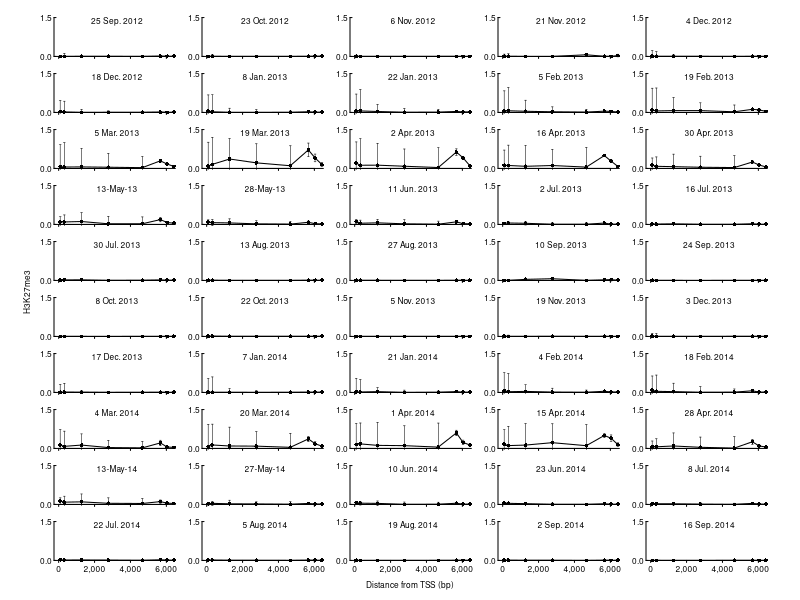
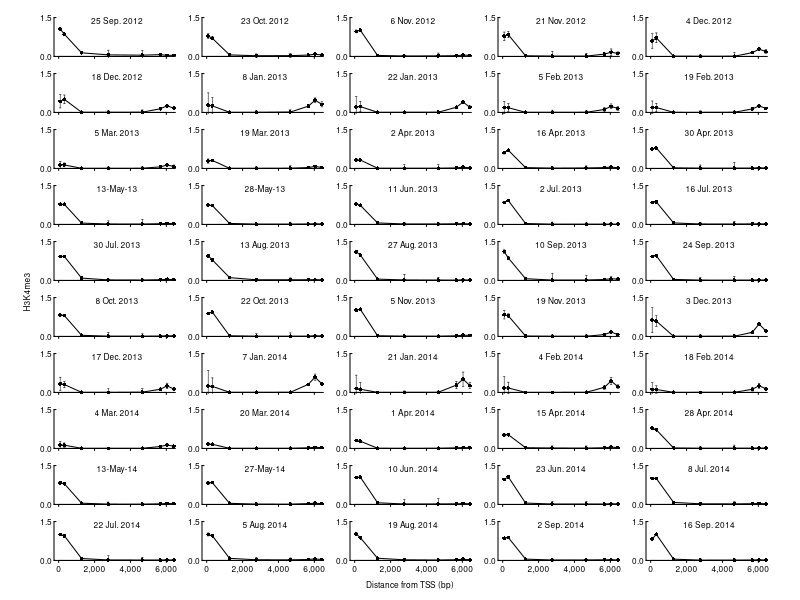
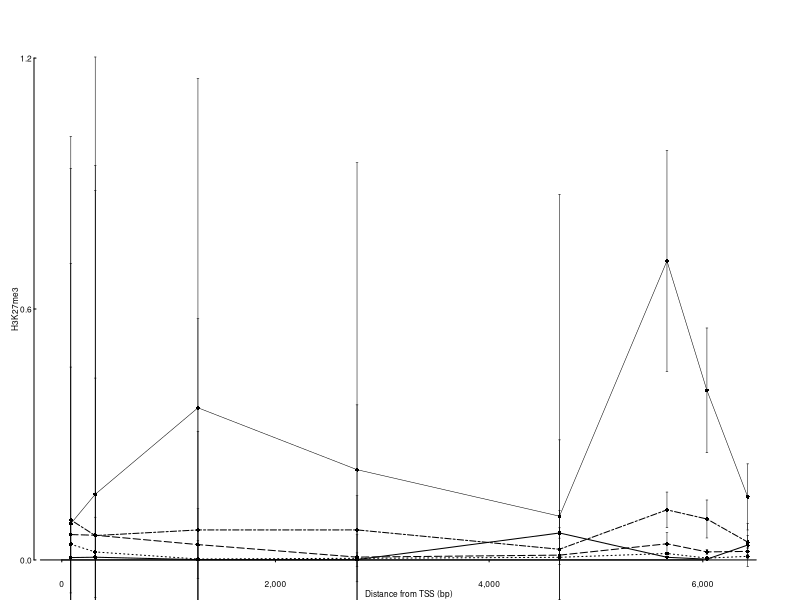
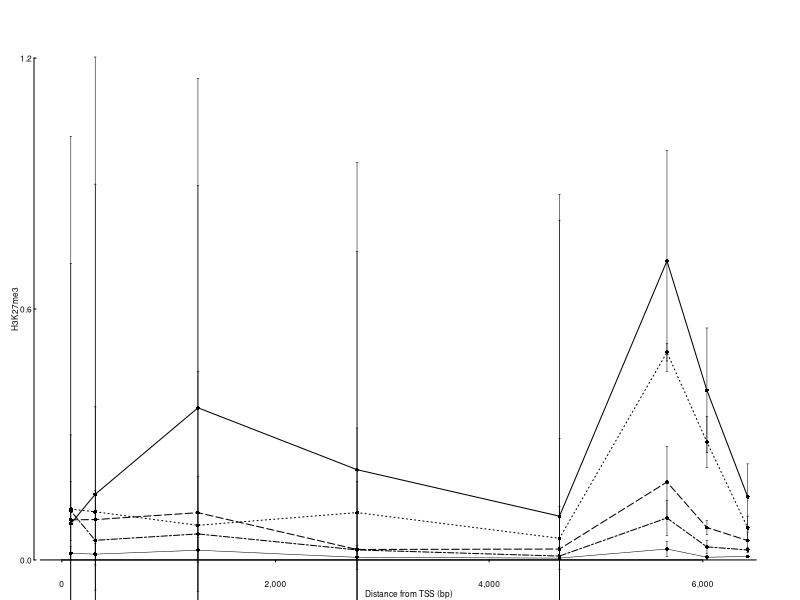
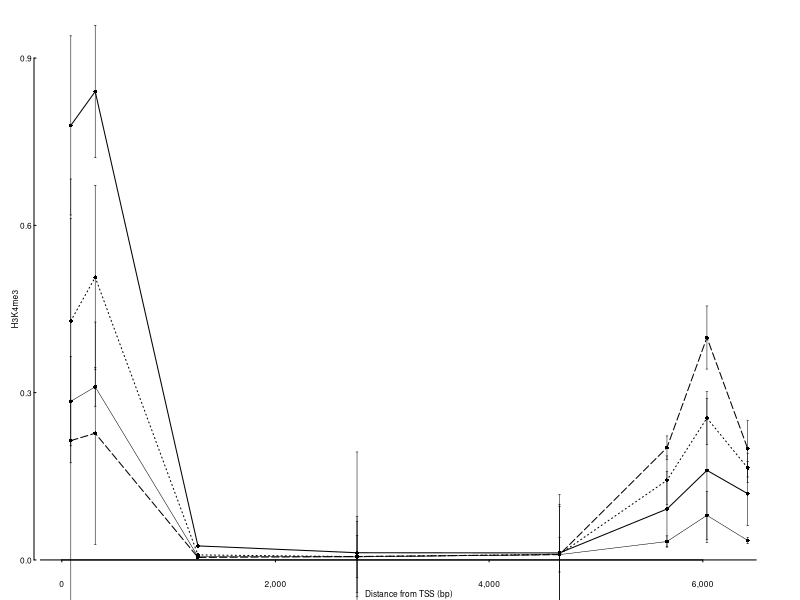
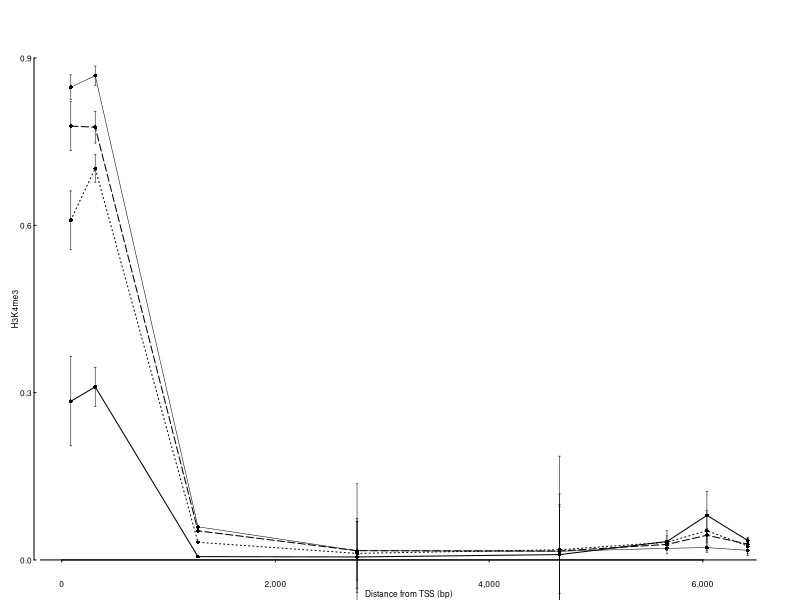

Source code (R) for these figures, in order:

position <- c(84.5, 313, 1274.5, 2763.5, 4658.5, 5664.5, 6038.5, 6420.5)

######## K27me3(/STM) ##############

pdf("figs/H3K27me3_position.pdf",height=5,width=6)
par(ps=6)
par(mfrow=c(10,5))
par(oma=c(1.4,2,0.6,1))
par(mar=c(0.5,0.7,0.2,0.4))
par(cex=1)
par(mgp=c(0,0.1,0))

x<-read.csv("data/H3K27me3_FLC.csv",header=T,sep=",")
x2<-as.matrix(x)
y<-read.csv("data/H3K27me3_H3K4me3_VI_VII_VIII.csv",header=T,sep=",")
y2<-as.matrix(y)


for(i in 1:45){
  plot(position,c(x2[i,15:19],y2[i,6:8]),type="o",pch=16,cex=0.5,
       axes=F,ann=F,xlim=c(0,6500),ylim=c(0,1.5))
  axis(side=1,at=c(0,2000,4000,6000),label=F,tcl=-0.1,pos=0)
  axis(side=2,at=seq(0,1.5,1.5),tcl=0.1,las=2)
  mtext(x2[i,1],side=3,line=-0.6)
  arrows(-500,0,6500,0,length=0)
  #arrows(5500,1.5,5500,0,length=0)
  arrows(position, c(as.numeric(x2[i,15:19]),as.numeric(y2[i,6:8]))-c(as.numeric(x2[i,21:25]),as.numeric(y2[i,18:20])), 
       	 position, c(as.numeric(x2[i,15:19]),as.numeric(y2[i,6:8]))+c(as.numeric(x2[i,21:25]),as.numeric(y2[i,18:20])), 
         length=.01, angle=90, code=3,lwd=0.5)
}

for(i in 46:50){
  plot(position,c(x2[i,15:19],y2[i,6:8]),type="o",pch=16,cex=0.5,
       axes=F,ann=F,xlim=c(0,6500),ylim=c(0,1.5))
  axis(side=1,at=c(0,2000,4000,6000),label=F,tcl=-0.1,pos=0)
  axis(side=2,at=seq(0,1.5,1.5),tcl=0.1,las=2)
  mtext(c("0","2,000","4,000","6,000"),at=c(0,2000,4000,6000),side=1,line=-0.3)
  mtext(x2[i,1],side=3,line=-0.6)
  arrows(-500,0,6500,0,length=0)
  #arrows(5500,1.5,5500,0,length=0)
  arrows(position, c(as.numeric(x2[i,15:19]),as.numeric(y2[i,6:8]))-c(as.numeric(x2[i,21:25]),as.numeric(y2[i,18:20])), 
       	 position, c(as.numeric(x2[i,15:19]),as.numeric(y2[i,6:8]))+c(as.numeric(x2[i,21:25]),as.numeric(y2[i,18:20])), 
         length=.01, angle=90, code=3,lwd=0.5)
}


mtext("H3K27me3", side=2, line=0.3, outer=T)
mtext("Distance from TSS (bp)", side=1, line=0, outer=T)
dev.off()





######## K4me3(/ACT2) ##############

pdf("figs/H3K4me3_position.pdf",height=5,width=6)
par(ps=6)
par(mfrow=c(10,5))
par(oma=c(1.4,2,0.6,1))
par(mar=c(0.5,0.7,0.2,0.4))
par(cex=1)
par(mgp=c(0,0.1,0))

x<-read.csv("data/H3K4me3_FLC.csv",header=T,sep=",")
x2<-as.matrix(x)
y<-read.csv("data/H3K27me3_H3K4me3_VI_VII_VIII.csv",header=T,sep=",")
y2<-as.matrix(y)


for(i in 1:45){
  plot(position,c(x2[i,3:7],y2[i,9:11]),type="o",pch=16,cex=0.5,
       axes=F,ann=F,xlim=c(0,6500),ylim=c(0,1.5))
  axis(side=1,at=c(0,2000,4000,6000),label=F,tcl=-0.1,pos=0)
  axis(side=2,at=seq(0,1.5,1.5),tcl=0.1,las=2)
  mtext(x2[i,1],side=3,line=-0.6)
  arrows(-500,0,6500,0,length=0)
  #arrows(5500,1.5,5500,0,length=0)
  arrows(position, c(as.numeric(x2[i,3:7]),as.numeric(y2[i,9:11]))-c(as.numeric(x2[i,9:13]),as.numeric(y2[i,21:23])), 
       	 position, c(as.numeric(x2[i,3:7]),as.numeric(y2[i,9:11]))+c(as.numeric(x2[i,9:13]),as.numeric(y2[i,21:23])), 
         length=.01, angle=90, code=3,lwd=0.5)
}

for(i in 46:50){
  plot(position,c(x2[i,3:7],y2[i,9:11]),type="o",pch=16,cex=0.5,
       axes=F,ann=F,xlim=c(0,6500),ylim=c(0,1.5))
  axis(side=1,at=c(0,2000,4000,6000),label=F,tcl=-0.1,pos=0)
  axis(side=2,at=seq(0,1.5,1.5),tcl=0.1,las=2)
  mtext(c("0","2,000","4,000","6,000"),at=c(0,2000,4000,6000),side=1,line=-0.3)
  mtext(x2[i,1],side=3,line=-0.6)
  arrows(-500,0,6500,0,length=0)
  #arrows(5500,1.5,5500,0,length=0)
  arrows(position, c(as.numeric(x2[i,3:7]),as.numeric(y2[i,9:11]))-c(as.numeric(x2[i,9:13]),as.numeric(y2[i,21:23])),
       	 position, c(as.numeric(x2[i,3:7]),as.numeric(y2[i,9:11]))+c(as.numeric(x2[i,9:13]),as.numeric(y2[i,21:23])), 
         length=.01, angle=90, code=3,lwd=0.5)
}


mtext("H3K4me3", side=2, line=0.3, outer=T)
mtext("Distance from TSS (bp)", side=1, line=0, outer=T)
dev.off()






##### merged graph #####

######## K27me3(/STM) ##############
pdf("figs/H3K27me3_position_merged_winter.pdf",height=1.2,width=1.8)
par(ps=6)
par(mar=c(1,1.7,1.9,0.8))
par(cex=1)
par(mgp=c(0,0.1,0))
par(xpd=T)

x<-read.csv("data/H3K27me3_FLC.csv",header=T,sep=",")
x2<-as.matrix(x)
y<-read.csv("data/H3K27me3_H3K4me3_VI_VII_VIII.csv",header=T,sep=",")
y2<-as.matrix(y)

plot(position,c(x2[4,15:19],y2[4,6:8]),type="o",pch=16,cex=0.5,
     axes=F,ann=F,xlim=c(0,6500),ylim=c(0,1.2),lty=1)
par(new=T)
plot(position,c(x2[6,15:19],y2[6,6:8]),type="o",pch=16,cex=0.5,
     axes=F,ann=F,xlim=c(0,6500),ylim=c(0,1.2),lty=3)
par(new=T)
plot(position,c(x2[8,15:19],y2[8,6:8]),type="o",pch=16,cex=0.5,
     axes=F,ann=F,xlim=c(0,6500),ylim=c(0,1.2),lty=5)
par(new=T)
plot(position,c(x2[10,15:19],y2[10,6:8]),type="o",pch=16,cex=0.5,
     axes=F,ann=F,xlim=c(0,6500),ylim=c(0,1.2),lty=6)
par(new=T)
plot(position,c(x2[12,15:19],y2[12,6:8]),type="o",pch=16,cex=0.5,
     axes=F,ann=F,xlim=c(0,6500),ylim=c(0,1.2),lty=1,lwd=0.5)
     
for(i in c(4,6,8,10,12)){
	arrows(position, c(as.numeric(x2[i,15:19]),as.numeric(y2[i,6:8]))-c(as.numeric(x2[i,21:25]),as.numeric(y2[i,18:20])), 
    	   position, c(as.numeric(x2[i,15:19]),as.numeric(y2[i,6:8]))+c(as.numeric(x2[i,21:25]),as.numeric(y2[i,18:20])), 
       	   length=.01, angle=90, code=3,lwd=0.5)
}

axis(side=1,at=c(0,2000,4000,6000),label=F,tcl=-0.1,pos=0)
axis(side=2,at=seq(0,1.2,0.6),tcl=0.1,las=2)
mtext(c("0","2,000","4,000","6,000"),at=c(0,2000,4000,6000),side=1,line=-0.45)
#mtext(x2[i,1],side=3,line=-0.6)
arrows(-200,0,6500,0,length=0)
  #arrows(5500,1.5,5500,0,length=0)
mtext("H3K27me3", side=2, line=0.6)
mtext("Distance from TSS (bp)", side=1, line=0.05)

#legend(par()$usr[2]-600, par()$usr[4]+0.12, 
#	c("Nov. 21, 2012","Dec. 18, 2012","Jan. 22, 2013","Feb. 19, 2013","Mar. 19, 2013"),
#	lty=c(1,3,5,6,1), lwd=c(1,1,1,1,0.5),
#	pt.cex=1, y.intersp=0.5, x.intersp=0.1, seg.len=0.7, bty="n")

legend(-2000,2.22,
       legend="Nov. 21, 2012",lty=1,bty="n",x.intersp=0.1,seg.len=1)
legend(-2000,2.02,
       legend="Dec. 18, 2012",lty=3,bty="n",x.intersp=0.1,seg.len=1)
legend(-2000,1.82,
       legend="Jan. 22, 2013",lty=5,bty="n",x.intersp=0.1,seg.len=1)
legend(2100,2.22,
       legend="Feb. 19, 2013",lty=6,bty="n",x.intersp=0.1,seg.len=1)
legend(2100,2.02,
       legend="Mar. 19, 2013",lty=1,lwd=0.5,bty="n",x.intersp=0.1,seg.len=1)
       
dev.off()


pdf("figs/H3K27me3_position_merged_spring.pdf",height=1.2,width=1.8)
par(ps=6)
par(mar=c(1,1.7,1.9,0.8))
par(cex=1)
par(mgp=c(0,0.1,0))
par(xpd=T)

x<-read.csv("data/H3K27me3_FLC.csv",header=T,sep=",")
x2<-as.matrix(x)
y<-read.csv("data/H3K27me3_H3K4me3_VI_VII_VIII.csv",header=T,sep=",")
y2<-as.matrix(y)

plot(position,c(x2[12,15:19],y2[12,6:8]),type="o",pch=16,cex=0.5,
     axes=F,ann=F,xlim=c(0,6500),ylim=c(0,1.2),lty=1)
par(new=T)
plot(position,c(x2[14,15:19],y2[14,6:8]),type="o",pch=16,cex=0.5,
     axes=F,ann=F,xlim=c(0,6500),ylim=c(0,1.2),lty=3)
par(new=T)
plot(position,c(x2[16,15:19],y2[16,6:8]),type="o",pch=16,cex=0.5,
     axes=F,ann=F,xlim=c(0,6500),ylim=c(0,1.2),lty=5)
par(new=T)
plot(position,c(x2[18,15:19],y2[18,6:8]),type="o",pch=16,cex=0.5,
     axes=F,ann=F,xlim=c(0,6500),ylim=c(0,1.2),lty=6)
par(new=T)
plot(position,c(x2[20,15:19],y2[20,6:8]),type="o",pch=16,cex=0.5,
     axes=F,ann=F,xlim=c(0,6500),ylim=c(0,1.2),lty=1,lwd=0.5)
     
for(i in c(12,14,16,18,20)){
	arrows(position, c(as.numeric(x2[i,15:19]),as.numeric(y2[i,6:8]))-c(as.numeric(x2[i,21:25]),as.numeric(y2[i,18:20])), 
    	   position, c(as.numeric(x2[i,15:19]),as.numeric(y2[i,6:8]))+c(as.numeric(x2[i,21:25]),as.numeric(y2[i,18:20])), 
       	   length=.01, angle=90, code=3,lwd=0.5)
}

axis(side=1,at=c(0,2000,4000,6000),label=F,tcl=-0.1,pos=0)
axis(side=2,at=seq(0,1.2,0.6),tcl=0.1,las=2)
mtext(c("0","2,000","4,000","6,000"),at=c(0,2000,4000,6000),side=1,line=-0.45)
#mtext(x2[i,1],side=3,line=-0.6)
arrows(-200,0,6500,0,length=0)
#arrows(5500,1.5,5500,0,length=0)
mtext("H3K27me3", side=2, line=0.6)
mtext("Distance from TSS (bp)", side=1, line=0.05)

legend(-2000,2.22,
       legend="Mar. 19, 2013",lty=1,bty="n",x.intersp=0.1,seg.len=1)
legend(-2000,2.02,
       legend="Apr. 16, 2013",lty=3,bty="n",x.intersp=0.1,seg.len=1)
legend(-2000,1.82,
       legend="May 13, 2013",lty=5,bty="n",x.intersp=0.1,seg.len=1)
legend(2100,2.22,
       legend="Jun. 11, 2013",lty=6,bty="n",x.intersp=0.1,seg.len=1)
legend(2100,2.02,
       legend="Jul. 16, 2013",lty=1,lwd=0.5,bty="n",x.intersp=0.1,seg.len=1)

dev.off()





######## K4me3(/ACT2) ##############
pdf("figs/H3K4me3_position_merged_winter.pdf",height=1.2,width=1.8)
par(ps=6)
par(mar=c(1,1.7,1.9,0.8))
par(cex=1)
par(mgp=c(0,0.1,0))
par(xpd=T)

x<-read.csv("data/H3K4me3_FLC.csv",header=T,sep=",")
x2<-as.matrix(x)
y<-read.csv("data/H3K27me3_H3K4me3_VI_VII_VIII.csv",header=T,sep=",")
y2<-as.matrix(y)

plot(position,c(x2[4,3:7],y2[4,9:11]),type="o",pch=16,cex=0.5,
     axes=F,ann=F,xlim=c(0,6500),ylim=c(0,0.9),lty=1)
par(new=T)
plot(position,c(x2[6,3:7],y2[6,9:11]),type="o",pch=16,cex=0.5,
    axes=F,ann=F,xlim=c(0,6500),ylim=c(0,0.9),lty=3)
par(new=T)
plot(position,c(x2[8,3:7],y2[8,9:11]),type="o",pch=16,cex=0.5,
     axes=F,ann=F,xlim=c(0,6500),ylim=c(0,0.9),lty=5)
#par(new=T)
#plot(position,c(x2[10,3:7],y2[10,9:11]),type="o",pch=16,cex=0.5,
#     axes=F,ann=F,xlim=c(0,6500),ylim=c(0,0.9),lty=6)
par(new=T)
plot(position,c(x2[12,3:7],y2[12,9:11]),type="o",pch=16,cex=0.5,
     axes=F,ann=F,xlim=c(0,6500),ylim=c(0,0.9),lty=1,lwd=0.5)
     
for(i in c(4,6,8,12)){
	arrows(position, c(as.numeric(x2[i,3:7]),as.numeric(y2[i,9:11]))-c(as.numeric(x2[i,9:13]),as.numeric(y2[i,21:23])), 
    	   position, c(as.numeric(x2[i,3:7]),as.numeric(y2[i,9:11]))+c(as.numeric(x2[i,9:13]),as.numeric(y2[i,21:23])), 
       	   length=.01, angle=90, code=3,lwd=0.5)
}

axis(side=1,at=c(0,2000,4000,6000),label=F,tcl=-0.1,pos=0)
axis(side=2,at=seq(0,0.9,0.3),tcl=0.1,las=2)
mtext(c("0","2,000","4,000","6,000"),at=c(0,2000,4000,6000),side=1,line=-0.45)
#mtext(x2[i,1],side=3,line=-0.6)
arrows(-200,0,6500,0,length=0)
#arrows(5500,1.5,5500,0,length=0)
mtext("H3K4me3", side=2, line=0.6)
mtext("Distance from TSS (bp)", side=1, line=0.05)

legend(-2000,1.665,
       legend="Nov. 21, 2012",lty=1,bty="n",x.intersp=0.1,seg.len=1)
legend(-2000,1.515,
       legend="Dec. 18, 2012",lty=3,bty="n",x.intersp=0.1,seg.len=1)
legend(-2000,1.365,
       legend="Jan. 22, 2013",lty=5,bty="n",x.intersp=0.1,seg.len=1)
legend(2100,1.665,
       legend="Mar. 19, 2013",lty=1,lwd=0.5,bty="n",x.intersp=0.1,seg.len=1)
       
dev.off()


pdf("figs/H3K4me3_position_merged_spring.pdf",height=1.2,width=1.8)
par(ps=6)
par(mar=c(1,1.7,1.9,0.8))
par(cex=1)
par(mgp=c(0,0.1,0))
par(xpd=T)

x<-read.csv("data/H3K4me3_FLC.csv",header=T,sep=",")
x2<-as.matrix(x)
y<-read.csv("data/H3K27me3_H3K4me3_VI_VII_VIII.csv",header=T,sep=",")
y2<-as.matrix(y)

plot(position,c(x2[12,3:7],y2[12,9:11]),type="o",pch=16,cex=0.5,
     axes=F,ann=F,xlim=c(0,6500),ylim=c(0,0.9),lty=1)
par(new=T)
plot(position,c(x2[14,3:7],y2[14,9:11]),type="o",pch=16,cex=0.5,
     axes=F,ann=F,xlim=c(0,6500),ylim=c(0,0.9),lty=3)
par(new=T)
plot(position,c(x2[16,3:7],y2[16,9:11]),type="o",pch=16,cex=0.5,
     axes=F,ann=F,xlim=c(0,6500),ylim=c(0,0.9),lty=5)
#par(new=T)
#plot(position,c(x2[18,3:7],y2[18,9:11]),type="o",pch=16,cex=0.5,
#     axes=F,ann=F,xlim=c(0,6500),ylim=c(0,0.9),lty=6)
par(new=T)
plot(position,c(x2[20,3:7],y2[20,9:11]),type="o",pch=16,cex=0.5,
     axes=F,ann=F,xlim=c(0,6500),ylim=c(0,0.9),lty=1,lwd=0.5)
     
for(i in c(12,14,16,20)){
	arrows(position, c(as.numeric(x2[i,3:7]),as.numeric(y2[i,9:11]))-c(as.numeric(x2[i,9:13]),as.numeric(y2[i,21:23])), 
    	   position, c(as.numeric(x2[i,3:7]),as.numeric(y2[i,9:11]))+c(as.numeric(x2[i,9:13]),as.numeric(y2[i,21:23])), 
       	   length=.01, angle=90, code=3,lwd=0.5)
}

axis(side=1,at=c(0,2000,4000,6000),label=F,tcl=-0.1,pos=0)
axis(side=2,at=seq(0,0.9,0.3),tcl=0.1,las=2)
mtext(c("0","2,000","4,000","6,000"),at=c(0,2000,4000,6000),side=1,line=-0.45)
#mtext(x2[i,1],side=3,line=-0.6)
arrows(-200,0,6500,0,length=0)
#arrows(5500,1.5,5500,0,length=0)
mtext("H3K4me3", side=2, line=0.6)
mtext("Distance from TSS (bp)", side=1, line=0.05)

legend(-2000,1.665,
       legend="Mar. 19, 2013",lty=1,bty="n",x.intersp=0.1,seg.len=1)
legend(-2000,1.515,
       legend="Apr. 16, 2013",lty=3,bty="n",x.intersp=0.1,seg.len=1)
legend(-2000,1.365,
       legend="May 13, 2013",lty=5,bty="n",x.intersp=0.1,seg.len=1)
legend(2100,1.665,
       legend="Jul. 16, 2013",lty=1,lwd=0.5,bty="n",x.intersp=0.1,seg.len=1)
       
dev.off()


